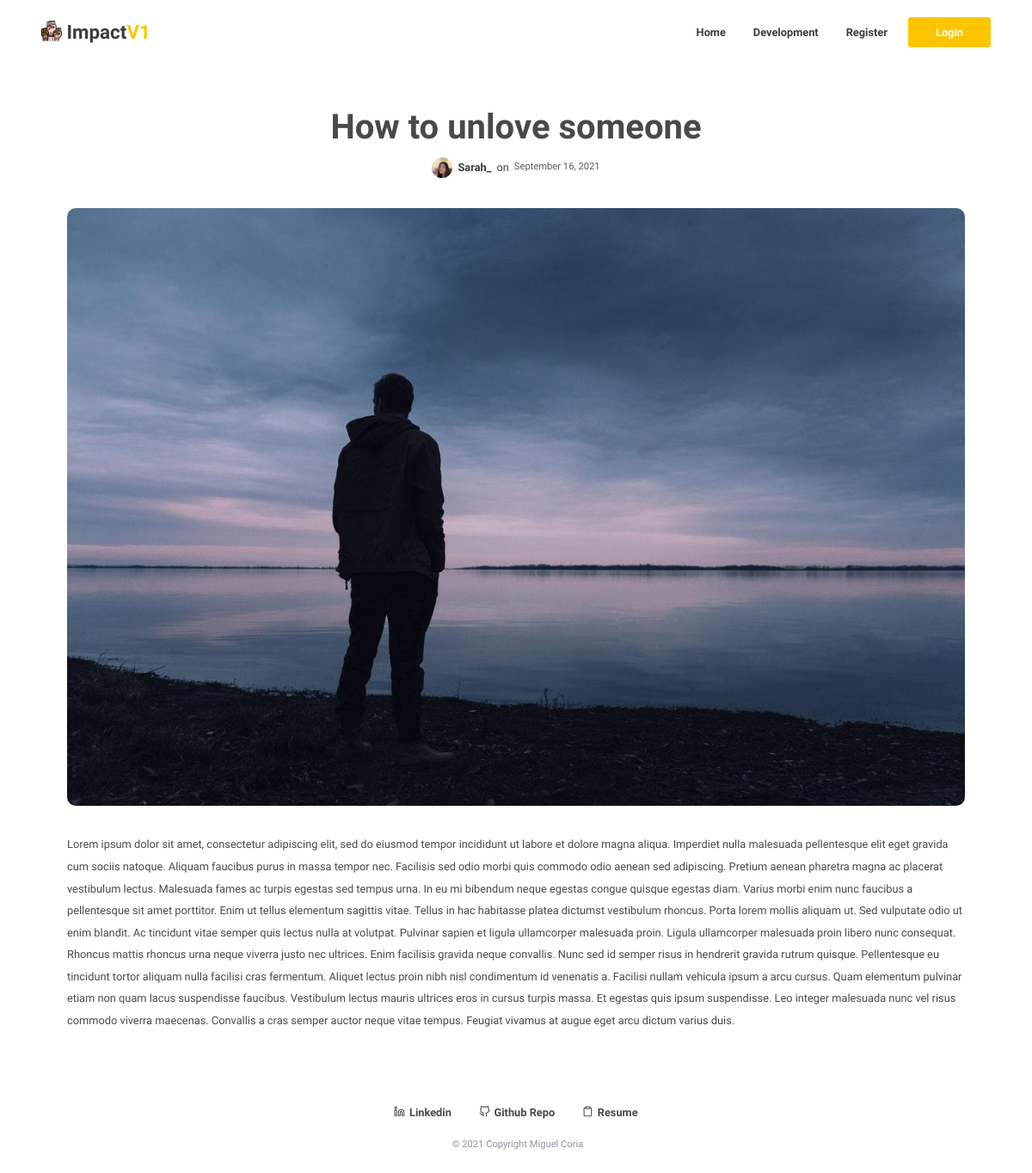
Page /3 on the committed database.
### impact/models.py (models this page shows, shortened)
class Post(db.Model):
    users = db.relationship(User)
    id = db.Column(db.Integer, primary_key=True)
    post_image = db.Column(db.String(64), nullable=False, default='default_thumb.png')
    user_id = db.Column(db.Integer, db.ForeignKey('users.id'), nullable=False)
    date = db.Column(db.DateTime, nullable=False, default=datetime.utcnow)
    title = db.Column(db.String(140), nullable=False)
    text = db.Column(db.Text, nullable=False)

class User(db.Model,UserMixin):
    __tablename__ = 'users'
    id = db.Column(db.Integer, primary_key=True)
    profile_image = db.Column(db.String(64), nullable=False, default='default_profile.png')
    email = db.Column(db.String(64), unique=True, index=True)
    username = db.Column(db.String(64), unique=True, index=True)
    password_hash = db.Column(db.String(128))
    posts = db.relationship("Post", backref="author", lazy=True)

### impact/users/views.py (the view)
@users.route("/<username>")
def user_posts(username):
    page = request.args.get('page', 1, type=int)
    user = User.query.filter_by(username=username).first_or_404()
    posts = Post.query.filter_by(author=user).order_by(Post.date.desc()).paginate(page=page, per_page=5)
    return render_template('user_posts.html', posts=posts, user=user)

### impact/posts/views.py (called while the page is built)
@blog_posts.route('/<int:blog_post_id>')
def blog_post(blog_post_id):
    blog_post = Post.query.get_or_404(blog_post_id)
    return render_template("blog_post.html", title=blog_post.title, date=blog_post.date, post=blog_post)

### impact/templates/blog_post.html (shortened to what this page needs)
{% extends "base.html" %} {% block content %}
<div class="container post-page-wrapper">
  <h1 class="post-title" data-aos="fade-in" data-aos-duration="500">
    {{ post.title }}
  </h1>
  <div class="post-details-div" data-aos="fade-in" data-aos-duration="700">
    <img
      src="{{url_for('static', filename='profile_pics/'+ post.author.profile_image)}}"
      alt=""
      class="author-profile-image"
    />
    <a href="{{ url_for('users.user_posts', username=post.author.username) }}">
      <span class="post-details-highlight">{{post.author.username}}</span>
    </a>
    <span class="post-details">on</span>
    <span class="post-details-highlight latest-post-date">
      {{ post.date.strftime('%B %d, %Y') }}</span
    >
  </div>
  <div class="post-image-div" data-aos="fade-in" data-aos-duration="500">
    <img
      src="{{url_for('static',filename='post_pics/'+post.post_image)}}"
      alt=""
      class="post-image"
    />
  </div>
  <p class="post-text">{{post.text}}</p>
</div>
{% endblock content %}

### impact/static/styles/main.css (style rules this page uses)
body { font-family: "Open Sans", sans-serif !important; height: 100vh; }
.post-page-wrapper { display: flex; justify-content: center; flex-direction: column; align-items: center; align-content: center; padding: 3rem 0rem; }
.post-image-div { overflow: hidden !important; display: flex; justify-content: center; align-content: center; margin-bottom: 2rem; width: 100%; padding: 0rem 3rem; }
.post-image { width: 100%; border-radius: 10px; height: auto; }
.post-title { font-weight: 800; color: #49494d; }
.post-details-div { align-self: center; display: flex; align-items: center; margin-bottom: 2rem; }
.post-details { color: #49494d; display: inline-block; font-size: 0.8rem; text-align: center; padding: 3px; }
.post-details-highlight { color: #3c3c3f; display: inline-block; font-size: 0.8rem; text-align: center; padding: 3px; font-weight: bold; }
.author-profile-image { height: 30px; width: auto; padding: 3px; border-radius: 50%; }
.post-text { align-self: flex-start; padding: 0rem 3rem; font-size: 0.8rem; color: #49494d; line-height: 2; font-weight: 500; }
.latest-post-date { font-weight: 400; color: #5a5a61 !important; font-size: 0.7rem; }

### rows in the picture
Post: title "How to unlove someone", date "September 16, 2021", post_image (picture), text "Lorem ipsum dolor sit amet, consectetur adipiscing elit, sed do eiusmod tempor incididunt ut labore et dolore magna aliqua. Imperdiet nulla malesuada pellentesque elit eget gravida cum sociis natoque. Aliquam faucibus purus in massa tempor nec. Facilisis sed odio morbi quis commodo odio aenean sed adipiscing. Pretium aenean pharetra magna ac placerat vestibulum lectus. Malesuada fames ac turpis egestas sed tempus urna. In eu mi bibendum neque egestas congue quisque egestas diam. Varius morbi enim nunc faucibus a pellentesque sit amet porttitor. Enim ut tellus elementum sagittis vitae. Tellus in hac habitasse platea dictumst vestibulum rhoncus. Porta lorem mollis aliquam ut. Sed vulputate…"
User: profile_image (picture), author.username "Sarah_"
